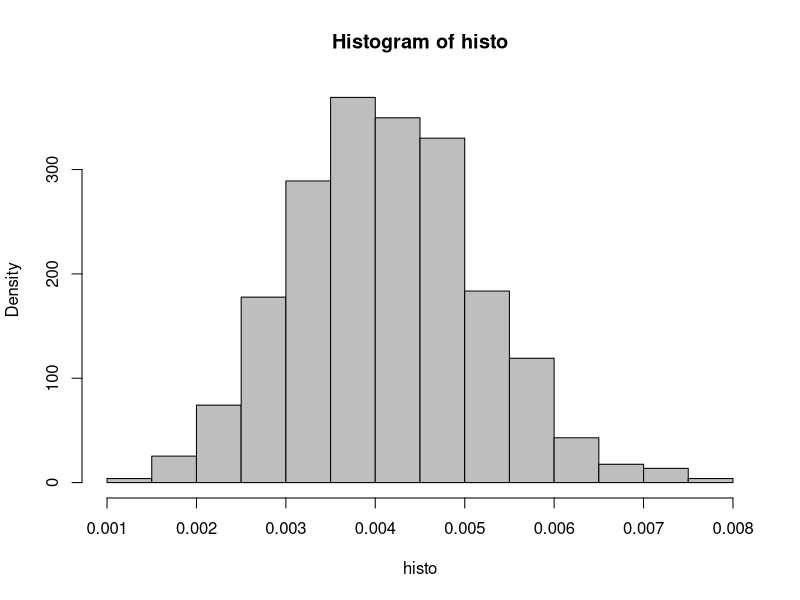
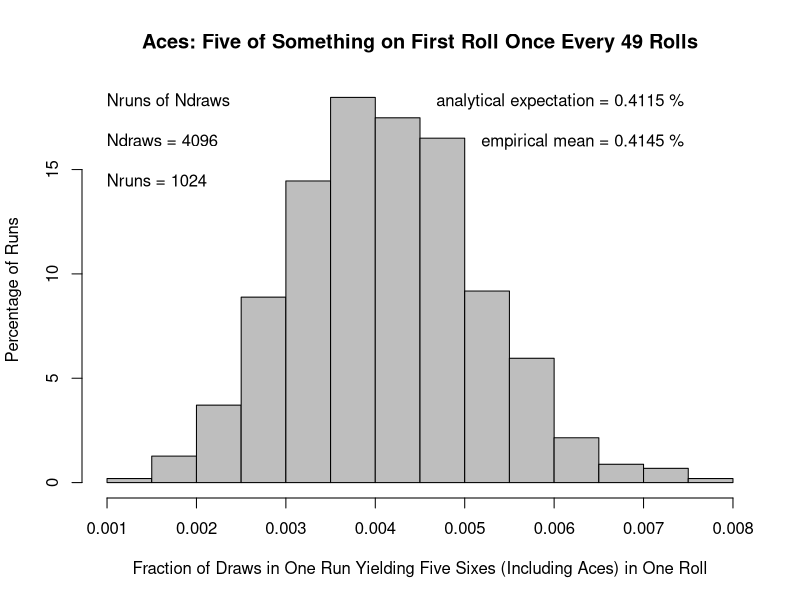

The R source for these figures, in order:
runs <- 1024
histo <- 1:runs
for (j in 1:runs) {
  counter <- 0
  draws <- 4096
  for (i in 1:draws) {
    roll <- sample(1:6, 5, replace=TRUE)
    tf <- (roll==1 | roll==6)
    if (sum(tf)==5){
      #print(i)
      #print(roll)
      counter <- counter + 1
    }
  }
  histo[j] <- counter/draws
}
h <- hist(histo,freq=FALSE,col="grey")
h$density <- h$counts/sum(h$counts)*100
plot(h,freq=FALSE,ylab="Percentage of Runs",xlab="Fraction of Draws in One Run Yielding Five Sixes (Including Aces) in One Roll",main=paste("Aces: Five of Something on First Roll Once Every",ceiling(1/mean(histo)/5),"Rolls"),col="grey")
text(range(histo)[2],par("usr")[4]*0.95,paste("analytical expectation =",signif((1/3)^5,4)*100,"%"),pos=2)
text(range(histo)[2],par("usr")[4]*0.85,paste("empirical mean =",signif(mean(histo),4)*100,"%"),pos=2)
text(range(histo)[1],par("usr")[4]*0.95,"Nruns of Ndraws",pos=4,offset=-1.0)
text(range(histo)[1],par("usr")[4]*0.85,paste("Ndraws =",draws),pos=4,offset=-1.0)
text(range(histo)[1],par("usr")[4]*0.75,paste("Nruns =",runs),pos=4,offset=-1.0)